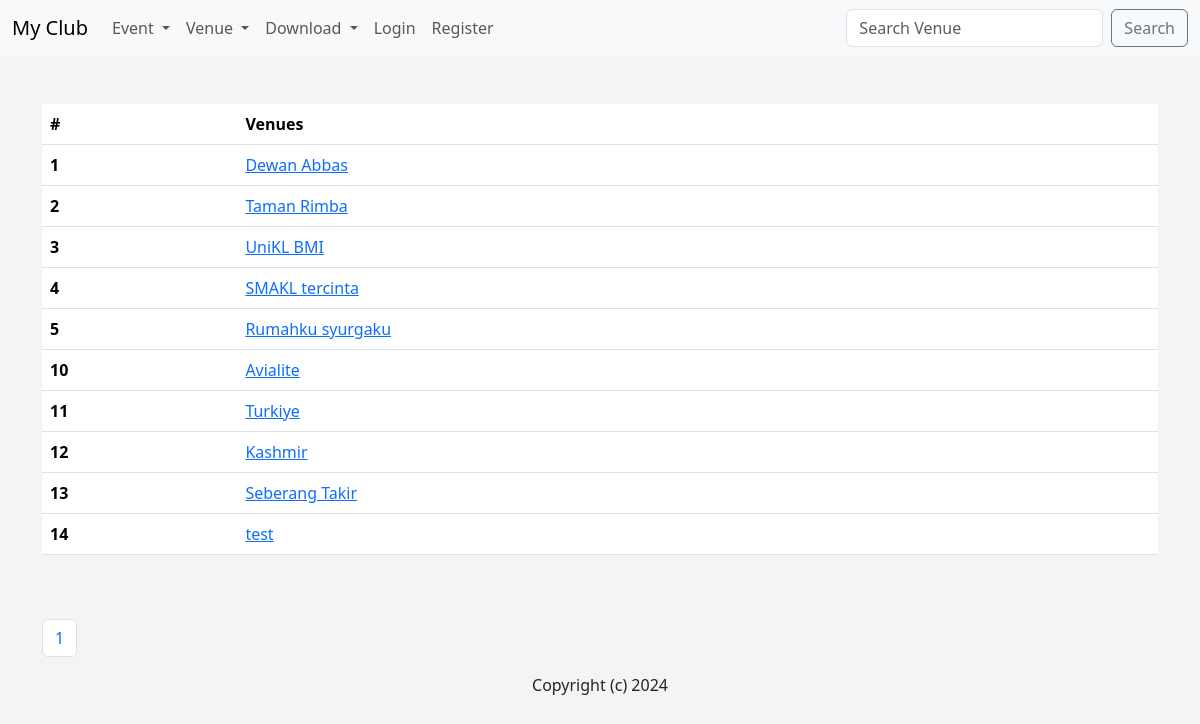
The app's page /list_venue with its own data.
### events/models.py (models this page shows)
class Venue(models.Model):
    name = models.CharField('Venue Name', max_length=120)
    address = models.CharField(max_length=300)
    zip_code = models.CharField('Zip Code', max_length=15)
    phone = models.CharField('Contact Phone', max_length=25, blank=True)
    web = models.URLField('Website Address', blank=True )
    email_address = models.EmailField('Email Address', blank=True)
    owner = models.IntegerField('Venue Owner',  blank=True, default= 1)
    venue_image = models.ImageField(null=True, blank=True, upload_to="images/")
    def __str__(self):
        return self.name

### events/views.py (the view)
# urls.py: path('list_venue', views.list_venue, name="list_venue"),
def list_venue(request):
    venue_list = Venue.objects.all()
    p = Paginator(Venue.objects.all(), 10)
    page = request.GET.get('page')
    venues = p.get_page(page)
    nums = "a" * venues.paginator.num_pages
    return render(request, 'events/venue.html', {
        "venue_list" : venue_list,
        "venues" : venues,
        "nums" : nums,
    })

### events/templates/events/venue.html (shortened to what this page needs)
{% extends 'events/base.html' %}
{% block content %}
    <table class="table table-hover">
        <thead>
          <tr>
            <th scope="col">#</th>
            <th scope="col">Venues</th>
          </tr>
        </thead>
        <tbody>
        {% for venue in venues %}
          <tr>
            <th scope="row">{{ venue.id }}</th>
            <td><a href="{% url 'show_venue' venue.id %}">{{ venue }}</a></td>
          </tr>
        {% endfor%}
        </tbody>
      </table>
      <br><br>
      <nav aria-label="Page navigation example">
      <ul class="pagination">
        {% for i in nums %}
        <li class="page-item"><a class="page-link" href="?page= {{ forloop.counter }}"> {{ forloop.counter }}</a></li>
        {% endfor %}
      </ul>
    </nav>
{% endblock%}

### events/templates/events/base.html (style rules this page uses)
body { background: #f4f4f4; }

### records on screen
Venue: id "1", name "Dewan Abbas"
Venue: id "2", name "Taman Rimba"
Venue: id "3", name "UniKL BMI"
Venue: id "4", name "SMAKL tercinta"
Venue: id "5", name "Rumahku syurgaku"
Venue: id "10", name "Avialite"
Venue: id "11", name "Turkiye"
Venue: id "12", name "Kashmir"
Venue: id "13", name "Seberang Takir"
Venue: id "14", name "test"
